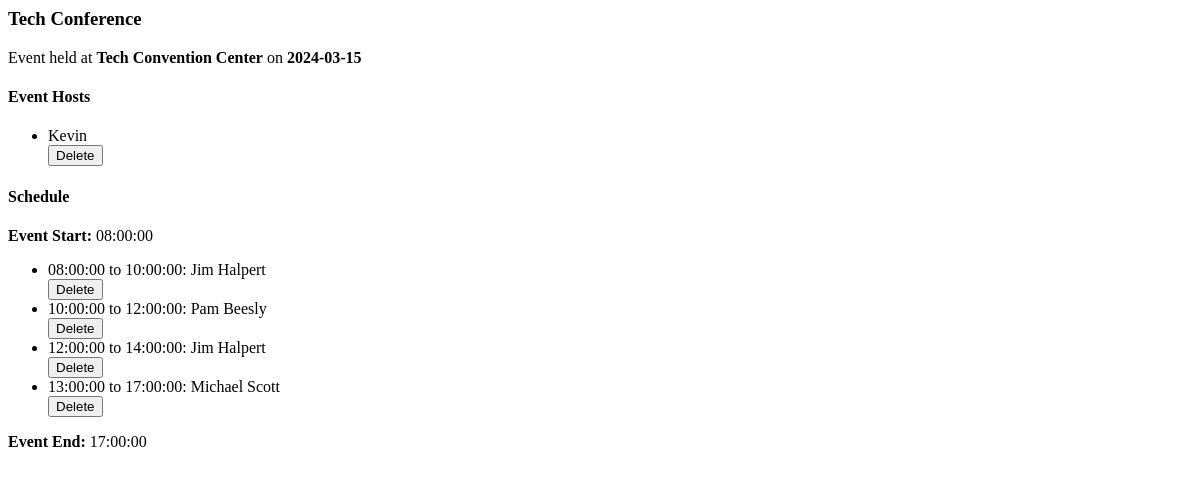
Page /event_details/1 on the earlier database version.
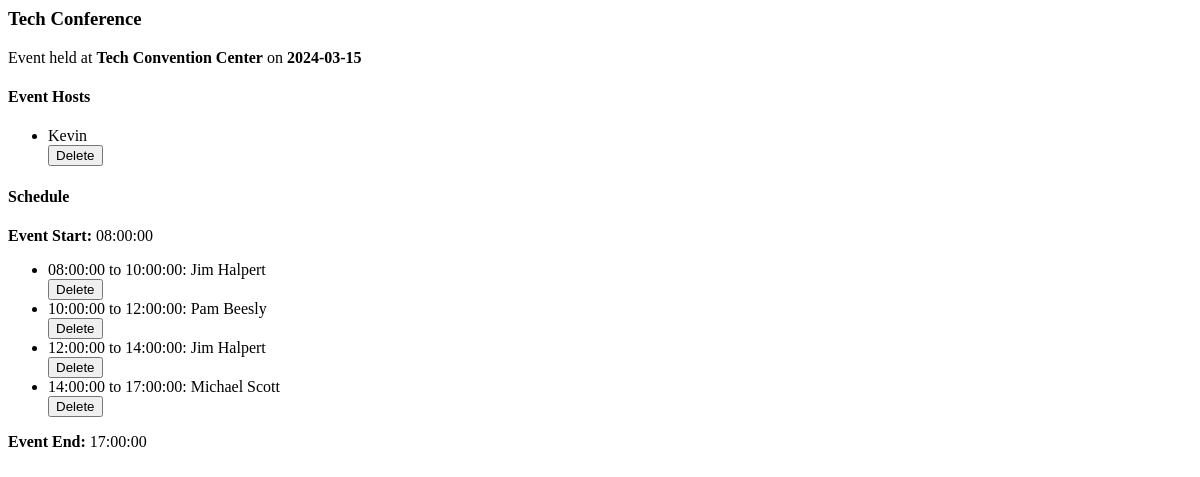
Same page on the later database version.
### app/models/events.py (models this page shows, shortened)
class Event(db.Model):
    __tablename__ = 'events'
    event_id = db.Column(db.Integer, primary_key=True)
    name = db.Column(db.String(100), nullable=False)
    date = db.Column(db.String(50),  nullable=False)
    venue_id = db.Column(db.Integer, db.ForeignKey('venues.venue_id'), nullable=False)
    schedule = db.relationship('Schedule', backref='event', uselist=False)
    admins = db.relationship('Admin', secondary=admin_event_association, back_populates='events')

### app/models/venue.py (models this page shows, shortened)
class Venue(db.Model):
    __tablename__ = 'venues'
    venue_id = db.Column(db.Integer, primary_key=True)
    name = db.Column(db.String(100), nullable=False)
    location = db.Column(db.String(200), nullable=True)
    capacity = db.Column(db.Integer, nullable=True)
    events = db.relationship('Event', backref='venue', lazy=True)

### app/models/admin.py (models this page shows, shortened)
class Admin(User):
    __tablename__ = 'admins'
    admin_id = db.Column(db.Integer, db.ForeignKey('users.user_id'), primary_key=True)
    username = db.Column(db.String(80), unique=True, nullable=False)
    password_hash = db.Column(db.String(128), nullable=False)
    events = db.relationship('Event', secondary=admin_event_association, back_populates='admins')
    __mapper_args__ = {
        'polymorphic_identity': 'admin'
    }

### app/models/user.py (models this page shows, shortened)
class User(db.Model):
    __tablename__ = 'users'
    user_id = db.Column(db.Integer, primary_key=True)
    name = db.Column(db.String(100), nullable=False)
    email = db.Column(db.String(120), unique=True, nullable=False)
    type = db.Column(db.String(50))  # Discriminator column for subclasses
    __mapper_args__ = {
        'polymorphic_on': type,
        'polymorphic_identity': 'user'
    }

### app/models/schedule.py (models this page shows, shortened)
class Schedule(db.Model):
    __tablename__ = 'schedules'
    schedule_id = db.Column(db.Integer, primary_key=True)
    start_time = db.Column(db.Time, nullable=False)  # Example: 08:00:00
    end_time = db.Column(db.Time, nullable=False)    # Example: 17:00:00
    event_id = db.Column(db.Integer, db.ForeignKey('events.event_id'), nullable=False)
    time_slots = db.relationship('TimeSlot', backref='schedule', lazy=True)

### app/models/timeslot.py (models this page shows, shortened)
class TimeSlot(db.Model):
    __tablename__ = 'time_slots'
    slot_id = db.Column(db.Integer, primary_key=True)
    start_time = db.Column(db.Time, nullable=False)  # Start of the time slot (e.g., 08:00:00)
    end_time = db.Column(db.Time, nullable=False)    # End of the time slot (e.g., 09:00:00)
    schedule_id = db.Column(db.Integer, db.ForeignKey('schedules.schedule_id'), nullable=False)
    speakers = db.relationship('Speaker', secondary='time_slot_speakers', backref='time_slots')

### app/models/speaker.py (models this page shows, shortened)
class Speaker(db.Model):
    __tablename__ = 'speakers'
    speaker_id = db.Column(db.Integer, primary_key=True)
    name = db.Column(db.String(100), nullable=False)
    email = db.Column(db.String(120), unique=True, nullable=False)
    expertise = db.Column(db.String(100), nullable=False)
    __mapper_args__ = {
        'polymorphic_identity': 'speaker'
    }

### app/routes/manager.py (the view)
@bp.route('/event_details/<int:event_id>')
def event_details(event_id):
    event = Event.query.get_or_404(event_id)
    schedule = event.schedule
    time_slots = sorted(schedule.time_slots, key=lambda ts: ts.start_time) if schedule else []
    return render_template('partials/event_details.html', event=event, schedule=schedule, time_slots=time_slots)

### app/__init__.py (called while the page is built)
def create_app():
    app = Flask(__name__)
    app.config.from_object('config.Config')
    db.init_app(app)
    @app.before_request
    def load_logged_in_user():
        user_id = session.get('user_id')
        if user_id is None:
            g.admin = None
        else:
            g.admin = Admin.query.get(user_id)
    from .routes import events, speakers, venues, manager
    app.register_blueprint(login.bp)
    app.register_blueprint(events.bp)
    app.register_blueprint(speakers.bp)
    app.register_blueprint(venues.bp)
    app.register_blueprint(manager.bp)
    with app.app_context():
        db.create_all()
    return app

### app/templates/partials/event_details.html
<div class="card-header">
  <h3>{{ event.name }}</h3>
  <p> Event held at <strong>{{event.venue.name}}</strong> on <strong>{{ event.date }}</strong></p>
</div>
<div class="card-body">
  <h4 class="card-title">Event Hosts</h4>
  <div>
    <ul class="list-group mb-2">
      <li class="list-group-item d-flex justify-content-between align-items-center">
        <div>
            {% for admin in event.admins %}
              {{ admin.name.split(' ')[0] }}
            {% endfor %}
        </div>
        <button class="btn btn-sm btn-danger delete-time-slot-btn" data-host-id="{{ event.admins.admin_id }}">
          Delete
        </button>
      </li>
    </ul>
  </div>
  <h4 class="card-title">Schedule</h4>
  {% if schedule %}
    <div class="mb-2">
      <strong>Event Start:</strong> {{ schedule.start_time }}
    </div>
    <ul class="list-group mb-2">
      {% for timeslot in time_slots %}
      <li class="list-group-item d-flex justify-content-between align-items-center">
        <div>
          {{ timeslot.start_time }} to {{ timeslot.end_time }}:
          <span>
            {% for speaker in timeslot.speakers %}
              <span class="badge bg-primary">{{ speaker.name }}</span>{% if not loop.last %} {% endif %}
            {% endfor %}
          </span>
        </div>
        <button class="btn btn-sm btn-danger delete-time-slot-btn" data-timeslot-id="{{ timeslot.slot_id }}">
          Delete
        </button>
      </li>
      {% endfor %}
    </ul>
    <div class="mb-2">
      <strong>Event End:</strong> {{ schedule.end_time }}
    </div>
  {% else %}
    <p class="text-muted">No schedule available for this event.</p>
  {% endif %}
</div>

Differences in the rows shown:
removed TimeSlot: start_time "13:00:00", end_time "17:00:00", Speaker (name "Michael Scott")
added TimeSlot: start_time "14:00:00", end_time "17:00:00", Speaker (name "Michael Scott")
